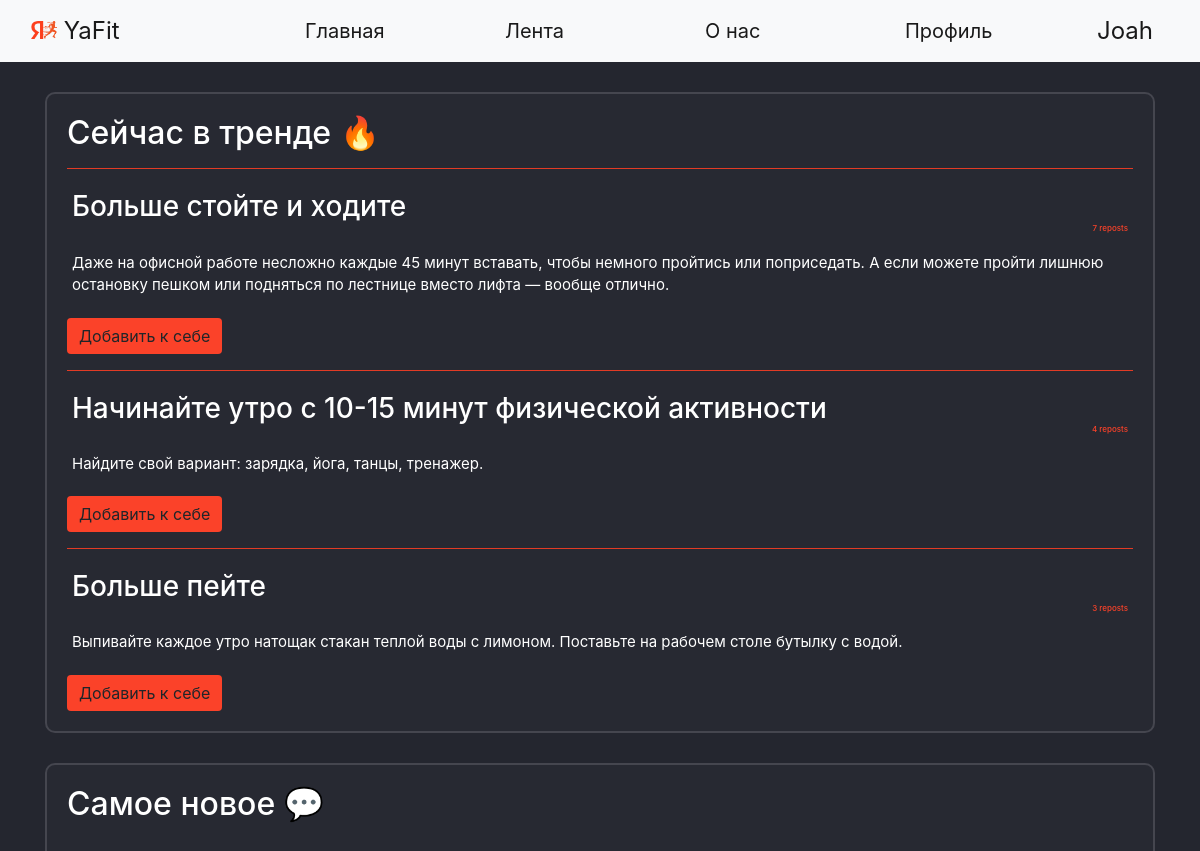
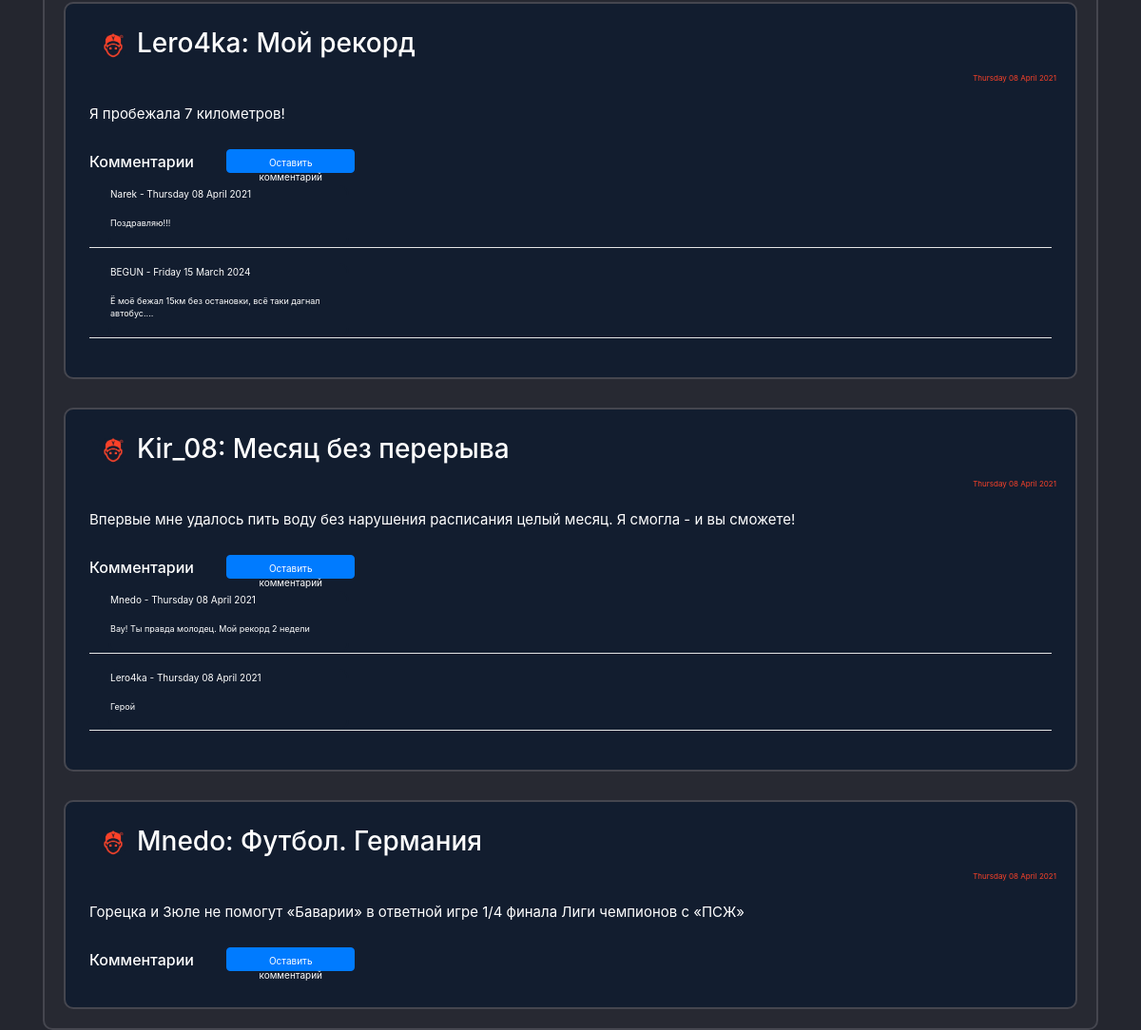
The page / (signed in) on the database its author committed (2 pictures, top to bottom).
### data/users.py (models this page shows, shortened)
class User(SqlAlchemyBase, UserMixin, SerializerMixin):
    __tablename__ = 'users'
    id = sqlalchemy.Column(sqlalchemy.Integer,
                           primary_key=True, autoincrement=True)
    name = sqlalchemy.Column(sqlalchemy.String)
    surname = sqlalchemy.Column(sqlalchemy.String)
    nickname = sqlalchemy.Column(sqlalchemy.String)
    age = sqlalchemy.Column(sqlalchemy.Integer)
    status = sqlalchemy.Column(sqlalchemy.String)
    about = sqlalchemy.Column(sqlalchemy.String)
    email = sqlalchemy.Column(sqlalchemy.String, unique=True)
    hashed_password = sqlalchemy.Column(sqlalchemy.String)
    modified_date = sqlalchemy.Column(sqlalchemy.DateTime, default=datetime.datetime.now)
    city_from = sqlalchemy.Column(sqlalchemy.String)
    habit = sqlalchemy.Column(sqlalchemy.String)  # id_1;id_2
    habits = orm.relationship("Habits", back_populates='user')
    news = orm.relationship("News", back_populates='user')
    comments = orm.relationship("Comments", back_populates='user')

### data/habits.py (models this page shows)
class Habits(SqlAlchemyBase, UserMixin, SerializerMixin):
    __tablename__ = 'habits'
    id = sqlalchemy.Column(sqlalchemy.Integer,
                           primary_key=True, autoincrement=True)
    type = sqlalchemy.Column(sqlalchemy.String)
    period = sqlalchemy.Column(sqlalchemy.Integer)  # days
    about_link = sqlalchemy.Column(sqlalchemy.String)
    count = sqlalchemy.Column(sqlalchemy.Integer, default=0)
    reposts = sqlalchemy.Column(sqlalchemy.Integer, default=0)
    creator = sqlalchemy.Column(sqlalchemy.String, sqlalchemy.ForeignKey("users.id"))
    user = orm.relationship('User')

### data/news.py (models this page shows)
class News(SqlAlchemyBase, UserMixin, SerializerMixin):
    __tablename__ = 'news'
    id = sqlalchemy.Column(sqlalchemy.Integer,
                           primary_key=True, autoincrement=True)
    title = sqlalchemy.Column(sqlalchemy.String)
    content = sqlalchemy.Column(sqlalchemy.String)
    created_date = sqlalchemy.Column(sqlalchemy.DateTime,
                                     default=datetime.datetime.now)
    user_id = sqlalchemy.Column(sqlalchemy.Integer,
                                sqlalchemy.ForeignKey("users.id"))
    comms = sqlalchemy.Column(sqlalchemy.String)  # id_1;id_2
    user = orm.relationship('User')

### data/comments.py (models this page shows)
class Comments(SqlAlchemyBase, UserMixin, SerializerMixin):
    __tablename__ = 'comments'
    id = sqlalchemy.Column(sqlalchemy.Integer,
                           primary_key=True, autoincrement=True)
    content = sqlalchemy.Column(sqlalchemy.String)
    created_date = sqlalchemy.Column(sqlalchemy.DateTime,
                                     default=datetime.datetime.now)
    user_id = sqlalchemy.Column(sqlalchemy.Integer,
                                sqlalchemy.ForeignKey("users.id"))
    user = orm.relationship('User')

### main.py (the view)
@app.route("/")
def index():
    db_sess = db_session.create_session()
    habits = db_sess.query(Habits).all()
    habits = sorted(habits, key=lambda x: -int(x.reposts))
    top_habits = []
    habit_index = 0
    for habit in habits:
        habit_index += 1
        creator_nickname = (db_sess.query(User).filter(User.id == habit.creator).first()).nickname
        top_habits.append({'id': habit.id,
                           'type': habit.type,
                           'period': habit.period,
                           'about_link': habit.about_link,
                           'count': habit.count,
                           'reposts': habit.reposts,
                           'creator': creator_nickname})
        if habit_index == 3:
            break
    rec_news = db_sess.query(News).all()
    rec_news = sorted(rec_news, key=lambda x: x.created_date)
    top_news = []
    news_index = 0
    for news in rec_news:
        path = ''
        news_index += 1
        creator_nickname = (db_sess.query(User).filter(User.id == news.user_id).first()).nickname
        for images in os.listdir('static/img/users_photo'):
            if images.split('.')[0] == creator_nickname:
                path = 'static/img/users_photo/' + images
        if path == '':
            path = 'static/img/users_photo/default.jpg'
        comments = []
        if news.comms:
            if ';' in news.comms:
                for com_id in news.comms.split(';'):
                    comments.append(db_sess.query(Comments).filter(Comments.id == com_id).first())
            elif len(news.comms) == 1:
                com_id = news.comms
                comments = [db_sess.query(Comments).filter(Comments.id == com_id).first()]
        else:
            comments = []
        if len(comments) > 1:
            comments = sorted(comments, key=lambda x: x.created_date)
        comments_main = []
        for com in comments:
            comentor_nickname = db_sess.query(User).filter(User.id == com.user_id).first().nickname
            comments_main.append({'id': com.id,
                                  'content': com.content,
                                  'created_date': com.created_date.strftime("%A %d %B %Y"),
                                  'creator': comentor_nickname})
        comments = comments_main
        top_news.append({'id': news.id,
                         'title': news.title,
                         'content': news.content,
                         'created_date': news.created_date.strftime("%A %d %B %Y"),
                         'comms': comments,
                         'creator': creator_nickname,
                         'path': path})
        if news_index == 3:
            break
    return render_template("index.html", top_habits=top_habits, top_news=top_news, random_id=random.randint(1, 2 ** 16),
                           title='Главная')

### data/db_session.py (called while the page is built)
def create_session() -> Session:
    global __factory
    return __factory()

### main.py (called while the page is built)
@login_manager.user_loader
def load_user(user_id):
    db_sess = db_session.create_session()
    return db_sess.query(User).get(user_id)

### templates/index.html (shortened to what this page needs)
{% extends "base.html" %}
{% block content %}
<div class="page_border">
    <h2>Сейчас в тренде &#128293;</h2>
    {% for habit in top_habits%}
    <hr>
    <div class="menu_item">
        <h3>{{habit['type']}}
            <div class="reposts">
                {{habit['reposts']}} reposts
            </div>
        </h3>
    </div>
    <div class="menu_item">
        <p>{{habit['about_link']}}</p>
    </div>
    {% if current_user.is_authenticated %}
    <div>
        <a href="/add_habit/{{ habit['id'] }}" class="btn btn-warning">Добавить к себе</a>
    </div>
    {% endif %}
    {% endfor %}
</div>
<div class="page_border">
    <h2>Самое новое &#128172;</h2>
    {% for new in top_news%}
    <div class="page_border" style="background-color: #121d2f !important;">
        <div class="menu_item">
            <h3><a><img
                    src={{new['path']}}?dummy={{random_id}} alt="avatar"
                    class="round_avatar"></a>{{new['creator']}}: {{new['title']}} </h3>
        </div>
        <div class="reposts">
            <p>{{new['created_date']}}</p>
        </div>
        <div class="menu_item">
            <p>{{new['content']}}</p>
        </div>
        <div class="menu_item">
            <h6>Комментарии {% if current_user.is_authenticated %}
                <a href="/com_add/{{ new['id'] }}" class="btn btn-primary"
                   style=" height:25px; width:135px; font-size: 10px; margin-bottom:5px; margin-left: 30px;">Оставить
                    комментарий</a>
                {% endif %}
            </h6>
            {% for com in new['comms'] %}
            <div class="com_label" style="margin-left: 20px; padding: 0; margin-top: 0; margin-bottom;">
                <p style="font-size: 10px;">{{com['creator']}} - {{com['created_date']}}</p>
                <p style="font-size: 9px;">{{com['content']}}
                </p></div>
            <hr style="color: white; background-color: white; padding: 0; margin-top: 0; margin-bottom;">
            {% endfor %}
        </div>
    </div>
    {% endfor %}
</div>
{% endblock %}

### templates/base.html (shortened to what this page needs)
<!doctype html>
<html lang="en">
<head>
    <link rel="stylesheet" href="/static/css/style.css?random()">
    <link rel="stylesheet"
          href="https://stackpath.bootstrapcdn.com/bootstrap/4.4.1/css/bootstrap.min.css"
>
</head>
<body>
<header>
    <nav class="navbar navbar-expand-lg navbar-light bg-light">
        <div class="container-fluid">
            <a class="navbar-brand" style="width: 250px;" href="/">
                <img src="/static/img/YaFit_logo.png" alt="" width="26" height="18"
                     class="d-inline-block text-align-center" style="margin-bottom:5px;">
                YaFit
            </a>
            <div class="collapse navbar-collapse">
                <ul class="mx-auto navbar-nav">
                    <li class="nav-item">
                        <a class="nav-link active" style="width: 200px;" aria-current="page" href="/">Главная</a>
                    </li>
                    <li class="nav-item">
                        <a class="nav-link active" style="width: 200px;" href="/news">Лента</a>
                    </li>
                    <li class="nav-item">
                        <a class="nav-link active" style="width: 200px;" href="/info">О нас</a>
                    </li>
                    <li class="nav-item">
                        <a class="nav-link active" style="width: 200px;" href="/office">Профиль</a>
                </ul>
                {% if current_user.is_authenticated %}
                <a class="navbar-brand" href="/logout">{{current_user.nickname}}</a>
                {% else %}
                <p>
                    <a class="btn btn-primary " href="/register">Зарегистрироваться</a>
                    <a class="btn btn-success" href="/login">Войти</a>
                </p>
                {% endif %}
            </div>
        </div>
    </nav>
</header>
<main role="main" class="container">
    {% block content %}{% endblock %}
</main>
</body>
</html>

### static/css/style.css (style rules this page uses)
body { background-color: #24262f !important; color: white; }
.nav-item { color: black; font-weight: 400; font-size: 20px !important; }
.navbar-brand { font-size: 24px !important; }
.page_border { background-color: #272932 !important; color: white !important; border: 2px solid #45464F; border-radius: 10px; padding: 20px !important; margin: 0 auto; margin-top: 30px; }
.menu_item { padding: 5px !important; font-size: 15px !important; }
hr { background-color: #FB4229; color: #FB4229; }
.reposts { color: #FB4229 !important; font-size: 8px !important; text-align: right; }
.btn-warning { background-color: #FB4229 !important; border: 2px #FB4229 !important; }
.com_label { background-color: #121d2f !important; color: white !important; border: 2px solid #121d2f; width: 25%; border-radius: 10px; }
.round_avatar { margin-left:10px; margin-right:10px; width: 30px !important; height: 30px !important; border-radius: 50px !important; }

### rows shown on the page
User: nickname "Joah"
Habits: type "Больше стойте и ходите", about_link "Даже на офисной работе несложно каждые 45 минут вставать, чтобы немного пройтись или поприседать. А если можете пройти лишнюю остановку пешком или подняться по лестнице вместо лифта — вообще отлично."
Habits: type "Начинайте утро с 10-15 минут физической активности", about_link "Найдите свой вариант: зарядка, йога, танцы, тренажер."
Habits: type "Больше пейте", about_link "Выпивайте каждое утро натощак стакан теплой воды с лимоном. Поставьте на рабочем столе бутылку с водой."
User: creator "Lero4ka", creator "Lero4ka"
News: title "Мой рекорд", content "Я пробежала 7 километров!"
User: creator "Narek"
Comments: content "Поздравляю!!!"
User: creator "BEGUN"
Comments: content "Ё моё бежал 15км без остановки, всё таки дагнал автобус...."
User: creator "Kir_08"
News: title "Месяц без перерыва", content "Впервые мне удалось пить воду без нарушения расписания целый месяц. Я смогла - и вы сможете!"
User: creator "Mnedo", creator "Mnedo"
Comments: content "Вау! Ты правда молодец. Мой рекорд 2 недели"
Comments: content "Герой"
News: title "Футбол. Германия", content "Горецка и Зюле не помогут «Баварии» в ответной игре 1/4 финала Лиги чемпионов с «ПСЖ»"

### other values the page prints
{{ habit['reposts'] }} "7" "4" "3"
{{ new['created_date'] }} "Thursday 08 April 2021" "Thursday 08 April 2021" "Thursday 08 April 2021"
{{ com['created_date'] }} "Thursday 08 April 2021" "Friday 15 March 2024" "Thursday 08 April 2021" "Thursday 08 April 2021"
